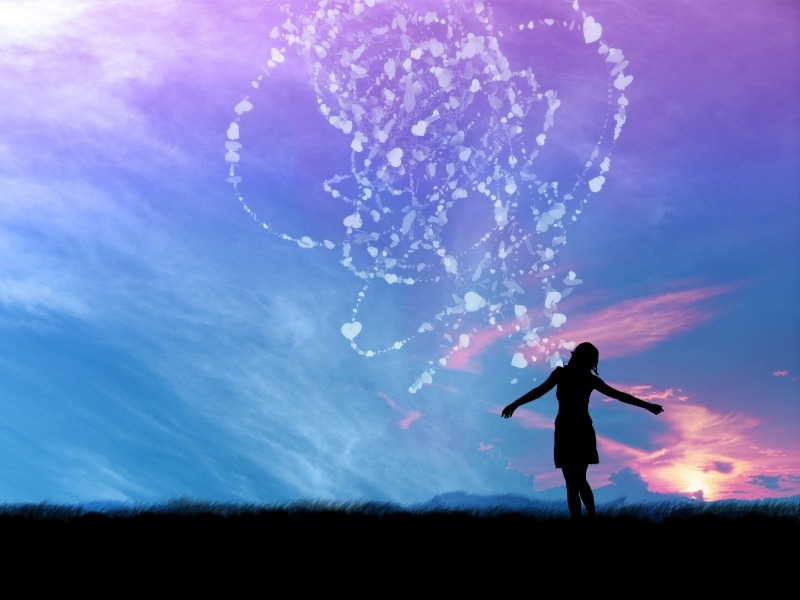
#> input picture OpenCV/images/example1.jpg, 800 x 600 px, found by its file name
$ python Ex10-3.OtsuBinarization.py
#> lines starting #> are read from the running program, lines starting #| are printed output that depends on the picture; after the words box and inside, x2 and y2 are one past the last pixel; in counts of white or black regions, pixels touching at a corner belong together
import numpy as np
import cv2
import matplotlib.pyplot as plt

def thresholding():
    #img = cv2.imread('E:/Python_Study/OpenCV/images/model.jpg', cv2.IMREAD_GRAYSCALE)
    img = cv2.imread('E:/Python_Study/OpenCV/images/example1.jpg', cv2.IMREAD_GRAYSCALE)
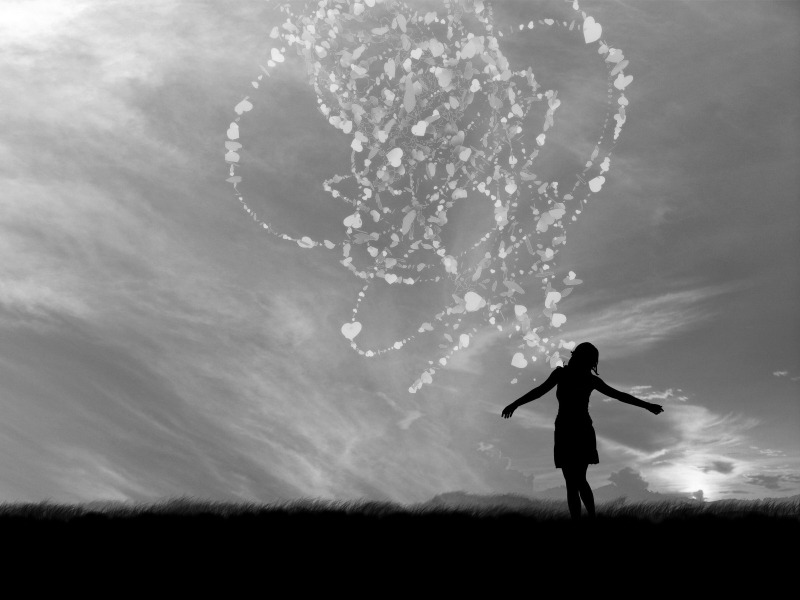
#> img: shape (600, 800); min 0, max 255, mean 122.5
    #img = cv2.imread('E:/Python_Study/OpenCV/images/example2.jpg', cv2.IMREAD_GRAYSCALE)

    # Global Thresholding
    ret, thr1 = cv2.threshold(img, 127, 255, cv2.THRESH_BINARY)
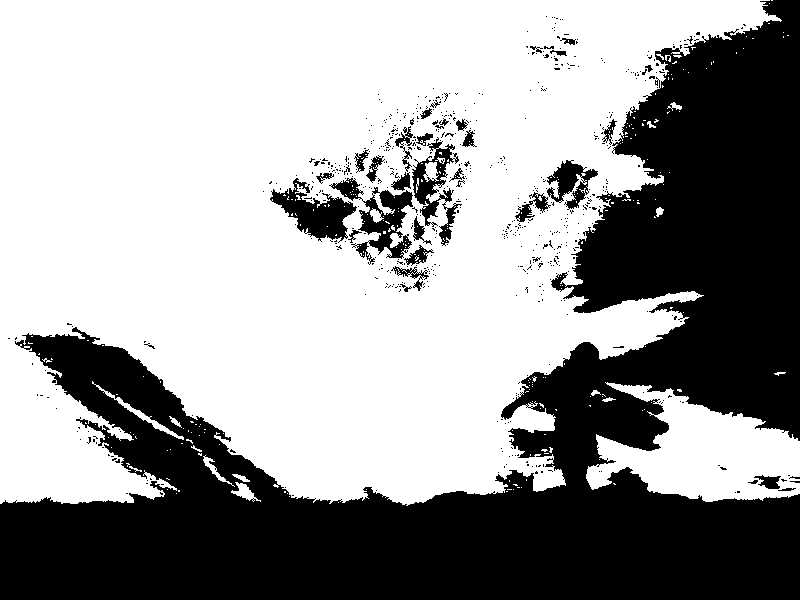
#> thr1: shape (600, 800); 60.6% white; 625 black regions (591 under 20 px), largest, box (x1, y1, x2, y2) and area: (0, 0, 800, 600) 176772, (270, 178, 357, 243) 2404, (329, 178, 413, 265) 2381

    # Otsu Binarization
    ret, thr2 = cv2.threshold(img, 0, 255, cv2.THRESH_BINARY+cv2.THRESH_OTSU)
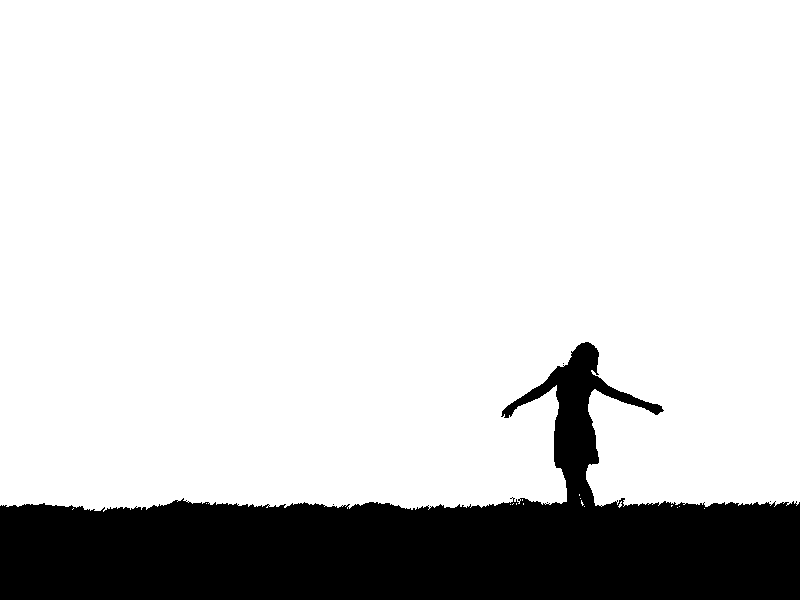
#> thr2: shape (600, 800); 82.8% white; 5 black regions (4 under 20 px), largest, box (x1, y1, x2, y2) and area: (0, 342, 800, 600) 82701
#> ret = 75

    # Gaussian blue and Otsu
    blur = cv2.GaussianBlur(img, (5, 5), 0)
    ret, thr3 = cv2.threshold(blur, 0, 255, cv2.THRESH_BINARY+cv2.THRESH_OTSU)
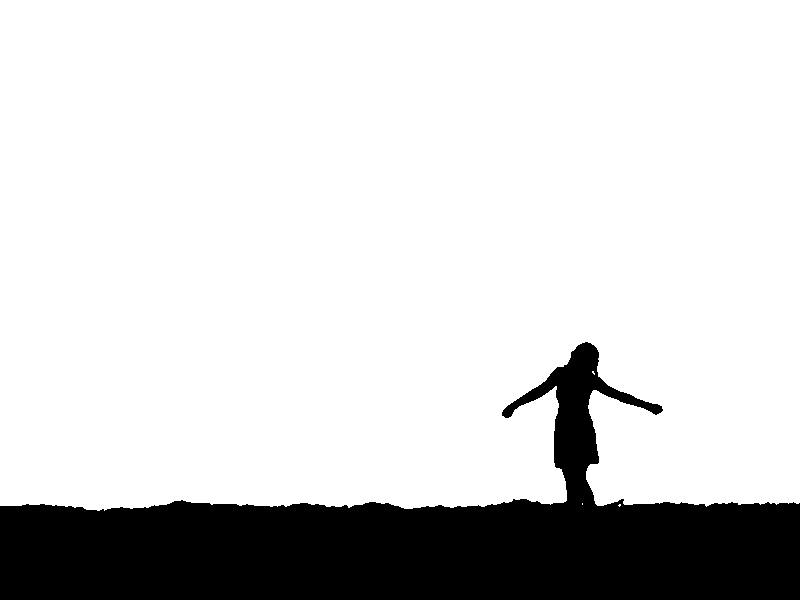
#> thr3: shape (600, 800); 82.7% white; 1 black region, box (x1, y1, x2, y2) and area: (0, 342, 800, 600) 82819

    titles = ['original noisy', 'Histogram', 'Global Thresholding',
               'original noisy', 'Histogram', 'Otsu Thresholding',
               'Gaussian filtered', 'Histogram', 'Otsu Thresholding',]

    images = [img, 0, thr1,
              img, 0, thr2,
              blur, 0, thr3]

    for i in range(3):
        plt.subplot(3, 3, i*3+1)
        plt.imshow(images[i*3], 'gray')
        plt.title(titles[i*3])
        plt.xticks([])
        plt.yticks([])

        plt.subplot(3, 3, i*3+2)
        plt.hist(images[i*3].ravel(), 256)
        plt.title(titles[i*3+1])
        plt.xticks([])
        plt.yticks([])

        plt.subplot(3, 3, i*3+3)
        plt.imshow(images[i*3+2], 'gray')
        plt.title(titles[i*3+2])
        plt.xticks([])
        plt.yticks([])

    plt.show()
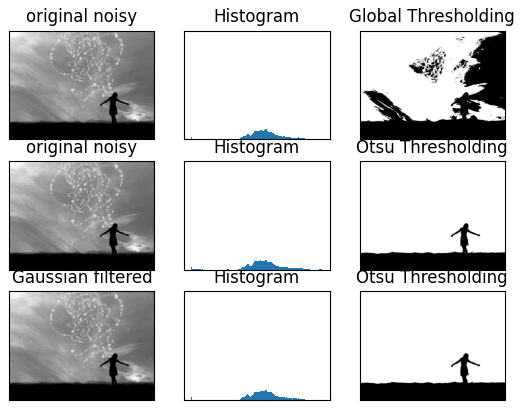
#> figure drawn by matplotlib, 9 panels

thresholding()

$ run again, with OpenCV/images/example2.jpg copied over OpenCV/images/example1.jpg
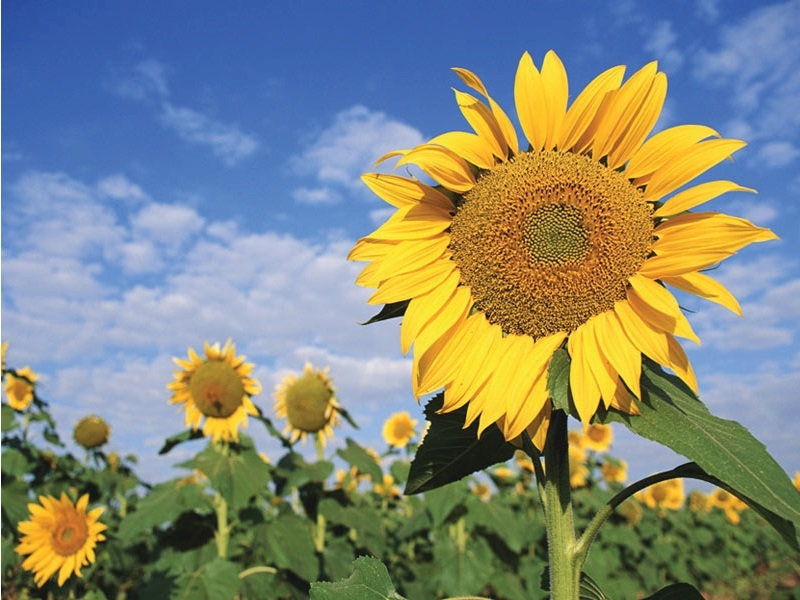
#> input picture OpenCV/images/example2.jpg, 800 x 600 px, found by its file name
#> in thresholding, `ret, thr1 = cv2.threshold(img, 127, 255, cv2.THRESH_BINARY)`:
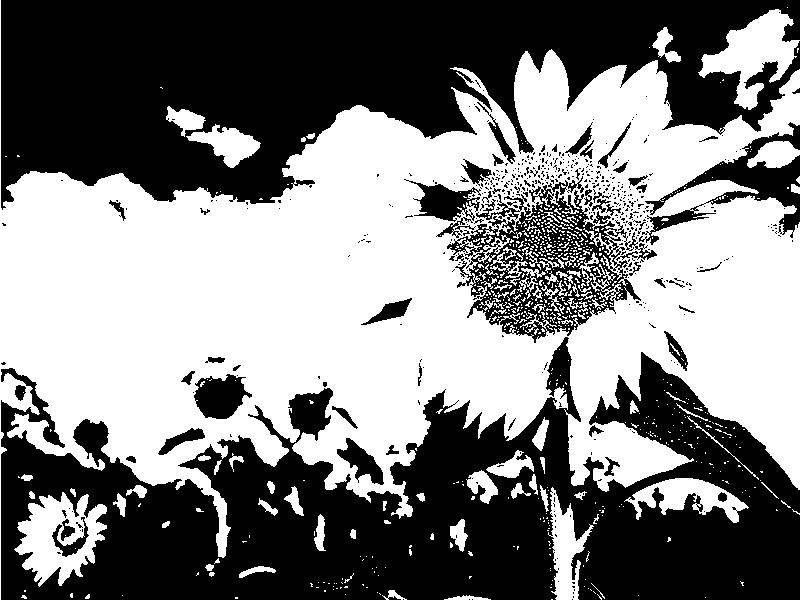
#> thr1: shape (600, 800); 50% white; 509 black regions (453 under 20 px), largest, box (x1, y1, x2, y2) and area: (1, 337, 800, 600) 111038, (1, 0, 800, 210) 100623, (447, 185, 641, 343) 11662
#> thr2: shape (600, 800); 45.4% white; 840 white regions (730 under 20 px), largest, box (x1, y1, x2, y2) and area: (0, 0, 800, 600) 195695, (15, 493, 107, 587) 3813, (708, 15, 785, 77) 2086
#> in thresholding, `ret, thr2 = cv2.threshold(img, 0, 255, cv2.THRESH_BINARY+cv2.THRESH_OT..`: ret = 136
#> in thresholding, `ret, thr3 = cv2.threshold(blur, 0, 255, cv2.THRESH_BINARY+cv2.THRESH_O..`:
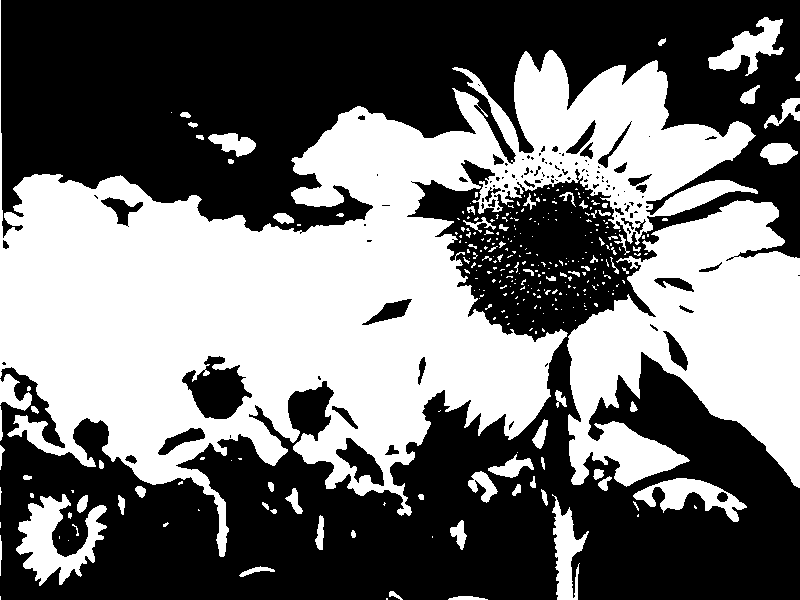
#> thr3: shape (600, 800); 44.2% white; 318 white regions (235 under 20 px), largest, box (x1, y1, x2, y2) and area: (0, 0, 758, 557) 153269, (567, 200, 800, 488) 40552, (16, 494, 107, 586) 3755
#> in thresholding, `ret, thr3 = cv2.threshold(blur, 0, 255, cv2.THRESH_BINARY+cv2.THRESH_O..`: ret = 137
